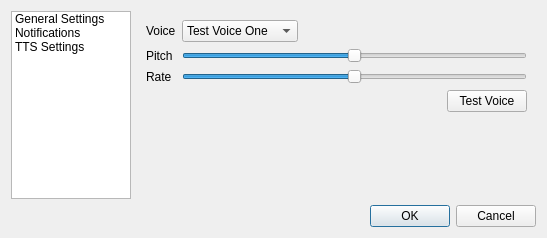
<?xml version="1.0" encoding="UTF-8"?>
<ui version="4.0">
 <class>Preferences</class>
 <widget class="QDialog" name="Preferences">
  <property name="geometry">
   <rect>
    <x>0</x>
    <y>0</y>
    <width>521</width>
    <height>238</height>
   </rect>
  </property>
  <property name="sizePolicy">
   <sizepolicy hsizetype="Preferred" vsizetype="Fixed">
    <horstretch>0</horstretch>
    <verstretch>0</verstretch>
   </sizepolicy>
  </property>
  <property name="windowTitle">
   <string>Preferences</string>
  </property>
  <layout class="QGridLayout" name="gridLayout_3">
   <item row="1" column="0">
    <widget class="QListWidget" name="listWidget">
     <property name="minimumSize">
      <size>
       <width>120</width>
       <height>0</height>
      </size>
     </property>
     <property name="maximumSize">
      <size>
       <width>170</width>
       <height>5555555</height>
      </size>
     </property>
     <item>
      <property name="text">
       <string>General Settings</string>
      </property>
     </item>
     <item>
      <property name="text">
       <string>Notifications</string>
      </property>
     </item>
     <item>
      <property name="text">
       <string>TTS Settings</string>
      </property>
     </item>
    </widget>
   </item>
   <item row="1" column="1">
    <widget class="QStackedWidget" name="stackedWidget">
     <property name="currentIndex">
      <number>2</number>
     </property>
     <widget class="QWidget" name="page_3">
      <layout class="QGridLayout" name="gridLayout_2">
       <item row="0" column="0">
        <widget class="QLabel" name="label_7">
         <property name="text">
          <string>Theme</string>
         </property>
        </widget>
       </item>
       <item row="0" column="1">
        <widget class="QRadioButton" name="defaultTheme">
         <property name="text">
          <string>Default Theme</string>
         </property>
        </widget>
       </item>
       <item row="0" column="2">
        <widget class="QRadioButton" name="darkTheme">
         <property name="text">
          <string>Dark Theme</string>
         </property>
        </widget>
       </item>
       <item row="1" column="0">
        <widget class="QLabel" name="label_6">
         <property name="text">
          <string>Journal Location</string>
         </property>
        </widget>
       </item>
       <item row="1" column="1" colspan="2">
        <widget class="QLineEdit" name="journalPath">
         <property name="sizePolicy">
          <sizepolicy hsizetype="MinimumExpanding" vsizetype="Preferred">
           <horstretch>100</horstretch>
           <verstretch>0</verstretch>
          </sizepolicy>
         </property>
        </widget>
       </item>
       <item row="1" column="3">
        <widget class="QPushButton" name="journalEdit">
         <property name="sizePolicy">
          <sizepolicy hsizetype="Preferred" vsizetype="Fixed">
           <horstretch>0</horstretch>
           <verstretch>0</verstretch>
          </sizepolicy>
         </property>
         <property name="text">
          <string>Browse...</string>
         </property>
        </widget>
       </item>
       <item row="2" column="1">
        <spacer name="verticalSpacer_3">
         <property name="orientation">
          <enum>Qt::Vertical</enum>
         </property>
         <property name="sizeHint" stdset="0">
          <size>
           <width>20</width>
           <height>72</height>
          </size>
         </property>
        </spacer>
       </item>
      </layout>
     </widget>
     <widget class="QWidget" name="page_5">
      <layout class="QVBoxLayout" name="verticalLayout">
       <item>
        <widget class="QCheckBox" name="textNotifications">
         <property name="text">
          <string>Enable text notification message toasts</string>
         </property>
        </widget>
       </item>
       <item>
        <widget class="QCheckBox" name="voiceNotifications">
         <property name="text">
          <string>Enable Text to Speech notifications</string>
         </property>
        </widget>
       </item>
       <item>
        <spacer name="verticalSpacer">
         <property name="orientation">
          <enum>Qt::Vertical</enum>
         </property>
         <property name="sizeHint" stdset="0">
          <size>
           <width>20</width>
           <height>40</height>
          </size>
         </property>
        </spacer>
       </item>
      </layout>
     </widget>
     <widget class="QWidget" name="page_4">
      <layout class="QFormLayout" name="formLayout">
       <item row="0" column="0">
        <widget class="QLabel" name="label_8">
         <property name="text">
          <string>Voice</string>
         </property>
        </widget>
       </item>
       <item row="0" column="1">
        <layout class="QHBoxLayout" name="horizontalLayout_2">
         <item>
          <widget class="QComboBox" name="voices">
           <item>
            <property name="text">
             <string>Test Voice One</string>
            </property>
           </item>
           <item>
            <property name="text">
             <string>Sarah of course</string>
            </property>
           </item>
          </widget>
         </item>
         <item>
          <spacer name="horizontalSpacer_2">
           <property name="orientation">
            <enum>Qt::Horizontal</enum>
           </property>
           <property name="sizeHint" stdset="0">
            <size>
             <width>40</width>
             <height>20</height>
            </size>
           </property>
          </spacer>
         </item>
        </layout>
       </item>
       <item row="1" column="0">
        <widget class="QLabel" name="label_9">
         <property name="text">
          <string>Pitch</string>
         </property>
        </widget>
       </item>
       <item row="1" column="1">
        <widget class="QSlider" name="pitchSlider">
         <property name="minimum">
          <number>-10</number>
         </property>
         <property name="maximum">
          <number>10</number>
         </property>
         <property name="pageStep">
          <number>2</number>
         </property>
         <property name="value">
          <number>0</number>
         </property>
         <property name="orientation">
          <enum>Qt::Horizontal</enum>
         </property>
        </widget>
       </item>
       <item row="2" column="0">
        <widget class="QLabel" name="label_10">
         <property name="text">
          <string>Rate</string>
         </property>
        </widget>
       </item>
       <item row="2" column="1">
        <widget class="QSlider" name="rateSlider">
         <property name="minimum">
          <number>-10</number>
         </property>
         <property name="maximum">
          <number>10</number>
         </property>
         <property name="pageStep">
          <number>2</number>
         </property>
         <property name="value">
          <number>0</number>
         </property>
         <property name="orientation">
          <enum>Qt::Horizontal</enum>
         </property>
        </widget>
       </item>
       <item row="3" column="1">
        <layout class="QHBoxLayout" name="horizontalLayout">
         <item>
          <spacer name="horizontalSpacer">
           <property name="orientation">
            <enum>Qt::Horizontal</enum>
           </property>
           <property name="sizeHint" stdset="0">
            <size>
             <width>40</width>
             <height>20</height>
            </size>
           </property>
          </spacer>
         </item>
         <item>
          <widget class="QPushButton" name="testVoice">
           <property name="text">
            <string>Test Voice</string>
           </property>
          </widget>
         </item>
        </layout>
       </item>
      </layout>
     </widget>
    </widget>
   </item>
   <item row="2" column="1">
    <widget class="QDialogButtonBox" name="buttonBox">
     <property name="orientation">
      <enum>Qt::Horizontal</enum>
     </property>
     <property name="standardButtons">
      <set>QDialogButtonBox::Cancel|QDialogButtonBox::Ok</set>
     </property>
    </widget>
   </item>
  </layout>
 </widget>
 <resources/>
 <connections>
  <connection>
   <sender>buttonBox</sender>
   <signal>accepted()</signal>
   <receiver>Preferences</receiver>
   <slot>accept()</slot>
   <hints>
    <hint type="sourcelabel">
     <x>400</x>
     <y>215</y>
    </hint>
    <hint type="destinationlabel">
     <x>157</x>
     <y>126</y>
    </hint>
   </hints>
  </connection>
  <connection>
   <sender>buttonBox</sender>
   <signal>rejected()</signal>
   <receiver>Preferences</receiver>
   <slot>reject()</slot>
   <hints>
    <hint type="sourcelabel">
     <x>468</x>
     <y>215</y>
    </hint>
    <hint type="destinationlabel">
     <x>286</x>
     <y>126</y>
    </hint>
   </hints>
  </connection>
  <connection>
   <sender>listWidget</sender>
   <signal>currentRowChanged(int)</signal>
   <receiver>stackedWidget</receiver>
   <slot>setCurrentIndex(int)</slot>
   <hints>
    <hint type="sourcelabel">
     <x>109</x>
     <y>90</y>
    </hint>
    <hint type="destinationlabel">
     <x>251</x>
     <y>105</y>
    </hint>
   </hints>
  </connection>
 </connections>
 <slots>
  <slot>themeChanged(bool)</slot>
 </slots>
</ui>
